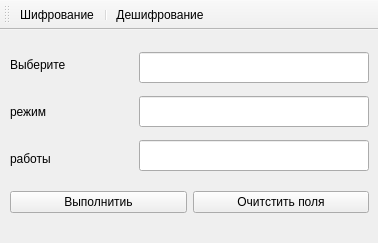
<?xml version="1.0" encoding="UTF-8"?>
<ui version="4.0">
 <class>MainWindow</class>
 <widget class="QMainWindow" name="MainWindow">
  <property name="geometry">
   <rect>
    <x>0</x>
    <y>0</y>
    <width>378</width>
    <height>243</height>
   </rect>
  </property>
  <property name="minimumSize">
   <size>
    <width>378</width>
    <height>243</height>
   </size>
  </property>
  <property name="maximumSize">
   <size>
    <width>378</width>
    <height>243</height>
   </size>
  </property>
  <property name="windowTitle">
   <string>MainWindow</string>
  </property>
  <widget class="QWidget" name="centralwidget">
   <widget class="QWidget" name="layoutWidget">
    <property name="geometry">
     <rect>
      <x>10</x>
      <y>10</y>
      <width>359</width>
      <height>180</height>
     </rect>
    </property>
    <layout class="QVBoxLayout" name="verticalLayout_3">
     <item>
      <layout class="QHBoxLayout" name="horizontalLayout">
       <item>
        <layout class="QVBoxLayout" name="verticalLayout">
         <item>
          <widget class="QLabel" name="label">
           <property name="minimumSize">
            <size>
             <width>123</width>
             <height>41</height>
            </size>
           </property>
           <property name="text">
            <string>&lt;html&gt;&lt;head/&gt;&lt;body&gt;&lt;p&gt;Выберите&lt;/p&gt;&lt;/body&gt;&lt;/html&gt;</string>
           </property>
          </widget>
         </item>
         <item>
          <widget class="QLabel" name="label_2">
           <property name="minimumSize">
            <size>
             <width>123</width>
             <height>41</height>
            </size>
           </property>
           <property name="text">
            <string>&lt;html&gt;&lt;head/&gt;&lt;body&gt;&lt;p&gt;режим&lt;/p&gt;&lt;/body&gt;&lt;/html&gt;</string>
           </property>
          </widget>
         </item>
         <item>
          <widget class="QLabel" name="label_3">
           <property name="minimumSize">
            <size>
             <width>123</width>
             <height>41</height>
            </size>
           </property>
           <property name="text">
            <string>&lt;html&gt;&lt;head/&gt;&lt;body&gt;&lt;p&gt;работы&lt;/p&gt;&lt;/body&gt;&lt;/html&gt;</string>
           </property>
          </widget>
         </item>
        </layout>
       </item>
       <item>
        <layout class="QVBoxLayout" name="verticalLayout_2">
         <item>
          <widget class="QLineEdit" name="lineEdit_5">
           <property name="minimumSize">
            <size>
             <width>221</width>
             <height>31</height>
            </size>
           </property>
          </widget>
         </item>
         <item>
          <widget class="QLineEdit" name="lineEdit_4">
           <property name="minimumSize">
            <size>
             <width>221</width>
             <height>31</height>
            </size>
           </property>
          </widget>
         </item>
         <item>
          <widget class="QLineEdit" name="lineEdit_3">
           <property name="enabled">
            <bool>true</bool>
           </property>
           <property name="minimumSize">
            <size>
             <width>221</width>
             <height>31</height>
            </size>
           </property>
          </widget>
         </item>
        </layout>
       </item>
      </layout>
     </item>
     <item>
      <layout class="QHBoxLayout" name="horizontalLayout_2">
       <item>
        <widget class="QPushButton" name="pushButton">
         <property name="text">
          <string>Выполнитиь</string>
         </property>
        </widget>
       </item>
       <item>
        <widget class="QPushButton" name="pushButton_2">
         <property name="text">
          <string>Очитстить поля</string>
         </property>
        </widget>
       </item>
      </layout>
     </item>
    </layout>
   </widget>
  </widget>
  <widget class="QToolBar" name="toolBar">
   <property name="minimumSize">
    <size>
     <width>10</width>
     <height>30</height>
    </size>
   </property>
   <property name="maximumSize">
    <size>
     <width>16777215</width>
     <height>30</height>
    </size>
   </property>
   <property name="windowTitle">
    <string>toolBar</string>
   </property>
   <attribute name="toolBarArea">
    <enum>TopToolBarArea</enum>
   </attribute>
   <attribute name="toolBarBreak">
    <bool>false</bool>
   </attribute>
   <addaction name="encryp"/>
   <addaction name="separator"/>
   <addaction name="decryp"/>
  </widget>
  <action name="encryp">
   <property name="text">
    <string>Шифрование</string>
   </property>
   <property name="shortcut">
    <string>Ctrl+E</string>
   </property>
  </action>
  <action name="decryp">
   <property name="text">
    <string>Дешифрование</string>
   </property>
   <property name="shortcut">
    <string>Ctrl+D</string>
   </property>
  </action>
  <action name="exit">
   <property name="text">
    <string>Выход</string>
   </property>
   <property name="shortcut">
    <string>Ctrl+Q</string>
   </property>
  </action>
 </widget>
 <resources/>
 <connections/>
</ui>
